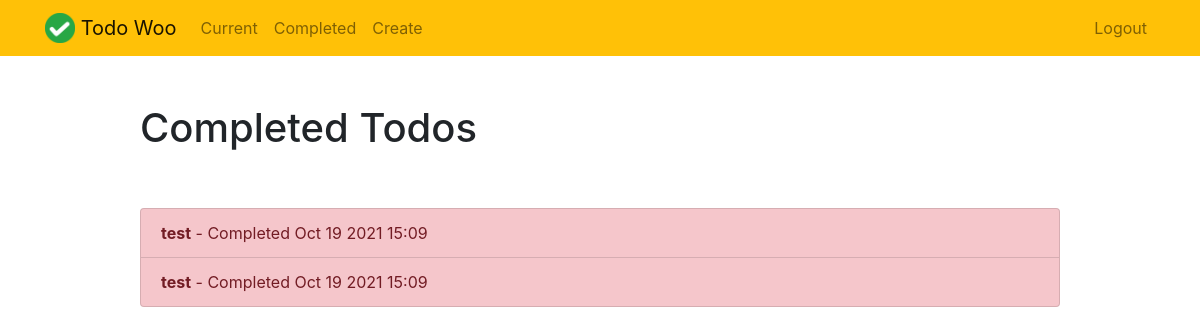
The app's page /completed/ (signed in), older data.
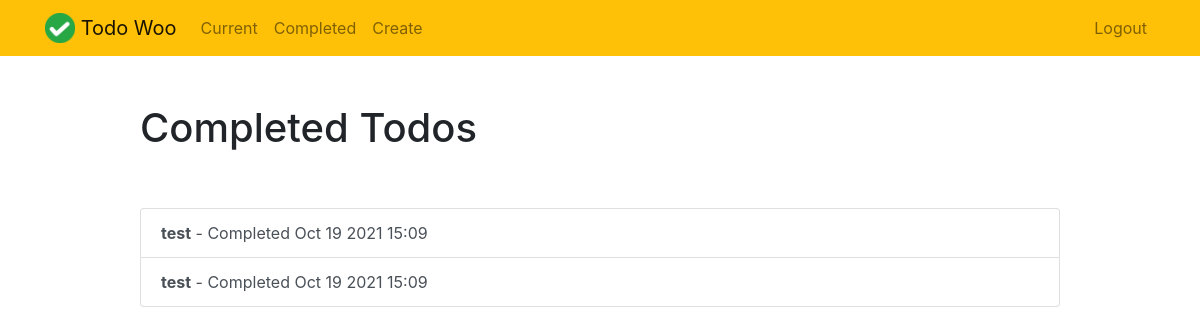
The same page, newer data.
### todo/models.py (models this page shows, shortened)
class Todo(models.Model):
    title = models.CharField(max_length=100)
    memo = models.TextField(blank=True)
    created = models.DateTimeField(auto_now_add=True)
    datecompleted = models.DateTimeField(null=True, blank=True)
    important = models.BooleanField(default=False)
    user = models.ForeignKey(User, on_delete=models.CASCADE)

### todo/views.py (the view)
# urls.py: path('completed/', views.completedtodos, name='completedtodos'),
@login_required
def completedtodos(request):
    todos = Todo.objects.filter(user=request.user, datecompleted__isnull=False).order_by('-datecompleted')
    return render(request, 'todo/completedtodos.html', {'todos':todos})

### todo/templates/todo/completedtodos.html
{% extends "todo/base.html" %}
{% block content %}
    <div class="row justify-content-center mt-5">
        <div class="col-md-10">
            <h1>Completed Todos</h1>
        </div>
    </div>
    <div class="row justify-content-center mt-5">
        <div class="col-md-10">
            <div class="list-group">
                {% for todo in todos %}
                    <a href="{% url 'viewtodo' todo.id %}" class="list-group-item list-group-item-action{% if todo.important %} list-group-item-danger{% endif %}"><b>{{ todo.title }}</b> - Completed {{ todo.datecompleted|date:'M j Y H:i' }}</a>
                {% endfor %}
            </div>
        </div>
    </div>
{% endblock %}

### todo/templates/todo/base.html (shortened to what this page needs)
{% load static %}
<!doctype html>
<html lang="en">
<head>
    <link rel="stylesheet" href="https://stackpath.bootstrapcdn.com/bootstrap/4.4.1/css/bootstrap.min.css">
</head>
<body>
<nav class="navbar navbar-expand-md navbar-light bg-warning">
<div class="container">
    <a class="navbar-brand" href="{% url 'home' %}">
         <img src="{% static 'todo/logo.png' %}" width="30" height="30" class="d-inline-block align-top">
        <span>Todo Woo</span>
    </a>
    <div class="collapse navbar-collapse" id="navbarNav">
    {% if user.is_authenticated %}
        <ul class="navbar-nav mr-auto">
                <li class="nav-item {{ current }}">
                    <a class="nav-link" href="{% url 'currenttodos' %}">Current</a>
                </li>
                <li class="nav-item {{ completed }}">
                    <a class="nav-link" href="{% url 'completedtodos' %}">Completed</a>
                </li>
                <li class="nav-item {{ create }}">
                    <a class="nav-link" href="{% url 'createtodo' %}">Create</a>
                </li>
        </ul>
    {% endif %}
    <ul class="navbar-nav ml-auto">
            {% if user.is_authenticated %}
                <li class="nav-item">
                    <a href="#" onclick="$('#signOutBtn').click()" class="nav-link">Logout</a>
                </li>
            {% endif %}
        </ul>
    </div>
</div>
</nav>
<div class="container">
{% block content %}{% endblock %}
</div>
</body>
</html>

Row changes from the older to the newer data that the page shows:
changed Todo (number 1 of 2 on the later page): important True → False (drawn)
changed Todo (number 2 of 2 on the later page): important True → False (drawn)
